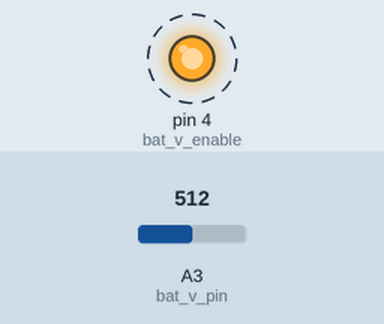
The sketch below on a simulated Arduino Uno, built with avr-gcc and run on an emulated ATmega328P. On the bench: output pins drawn as LEDs (lit = HIGH). Dashed ring = blinking. The inputs (shaded band) are chosen by the test bench; at power-on: A3 (bat_v_pin) = 512. What the sketch prints to the serial monitor is not drawn.

Above: at 0.5 s.
Timing chart, 0 to 3.0 s (numbered marks = the images above):
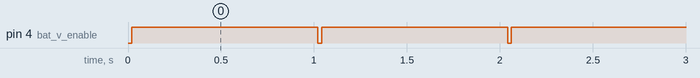

Measured:
- by itself, pin 4 (bat_v_enable): alternates HIGH for 1.0 s and LOW for 0.02 s

The sketch:

Battery_Voltage.ino
```cpp
const int led = 9;
const int bat_v_pin = A3;
const int bat_v_enable = 4;

void setup() {
  Serial.begin(9600);
  pinMode(bat_v_enable, OUTPUT);
}

void loop() {
  digitalWrite(bat_v_enable, LOW);
  delay(10);
  float bat_v = analogRead(bat_v_pin);
  delay(10);
  digitalWrite(bat_v_enable, HIGH);
  bat_v = (bat_v * (3.3/1024.0)) * 2.0;
  Serial.println(bat_v);
  delay(1000);
}
```
